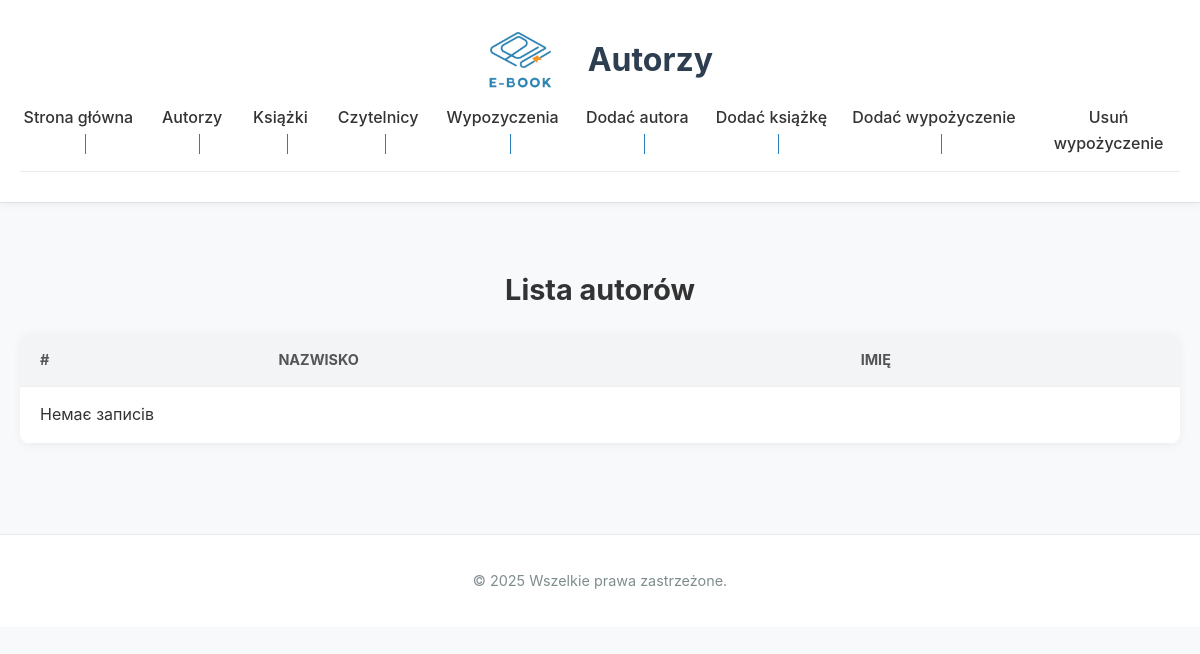
The app's page /Main/autorzy.php, older data.
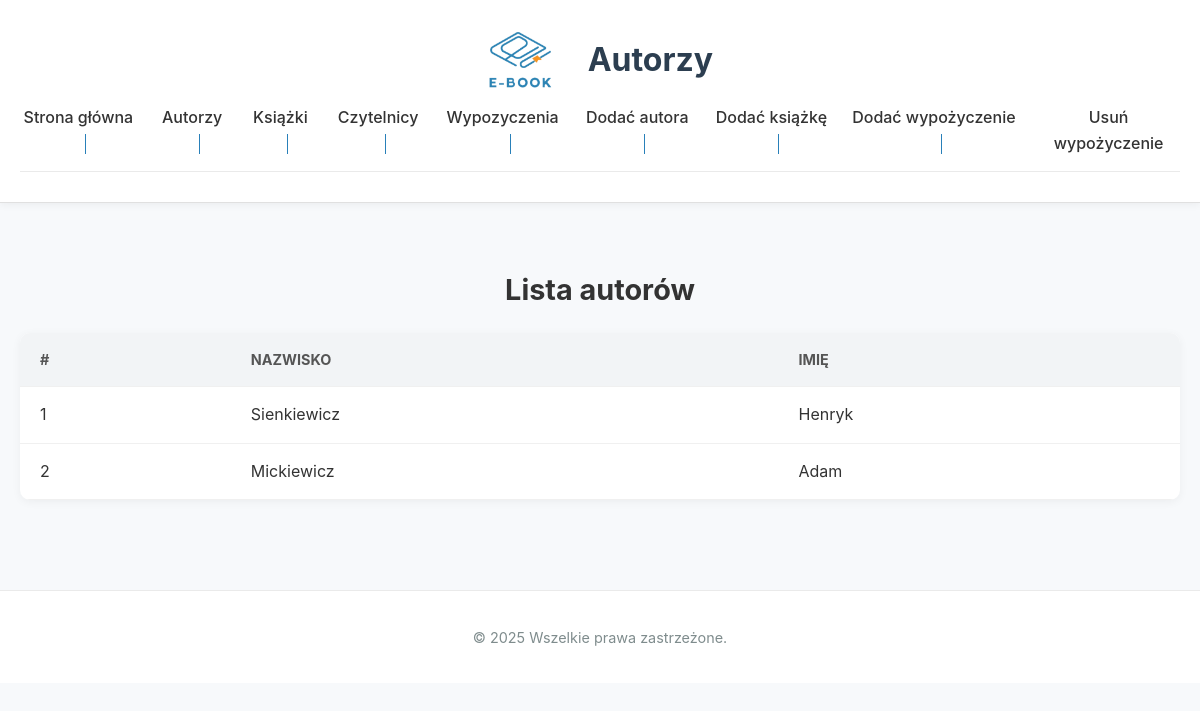
The same page, newer data.
### tables this page shows
CREATE TABLE autor (
    id INT AUTO_INCREMENT PRIMARY KEY,
    nazwisko VARCHAR(100) NOT NULL,
    imie VARCHAR(100) NOT NULL
);

### Main/autorzy.php (the view, shortened to what this page needs)
<?php include 'baza.php'; ?>
<!DOCTYPE html>
<html lang="pl">
<head>
    <link rel="stylesheet" href="style.css">
</head>
<body>
    <header>
        <div class="header-container">
            <img src="../logo.png" alt="Logo" class="logo">
            <h1>Autorzy</h1>
        </div>
        <?php include 'navigation.php'; ?>
    </header>
    <main>
        <h2>Lista autorów</h2>
        <table>
            <thead>
                <tr>
                    <th>#</th>
                    <th>Nazwisko</th>
                    <th>Imię</th>
                </tr>
            </thead>
            <tbody>
                <?php
                $result = $conn->query("SELECT * FROM autor");
                if ($result->num_rows > 0) {
                    while ($row = $result->fetch_assoc()) {
                        echo "<tr>
                                <td>" . htmlspecialchars($row['id']) . "</td>
                                <td>" . htmlspecialchars($row['nazwisko']) . "</td>
                                <td>" . htmlspecialchars($row['imie']) . "</td>
                              </tr>";
                    }
                } else {
                    echo "<tr><td colspan='3'>Немає записів</td></tr>";
                }
                ?>
            </tbody>
        </table>
    </main>
    <footer>
        <p>© 2025 Wszelkie prawa zastrzeżone.</p>
    </footer>
</body>
</html>

Row changes from the older to the newer data that the page shows:
added autor: id "1", nazwisko "Sienkiewicz", imie "Henryk"
added autor: id "2", nazwisko "Mickiewicz", imie "Adam"
Text that changed along with them:
text no longer shown: "Немає записів"
